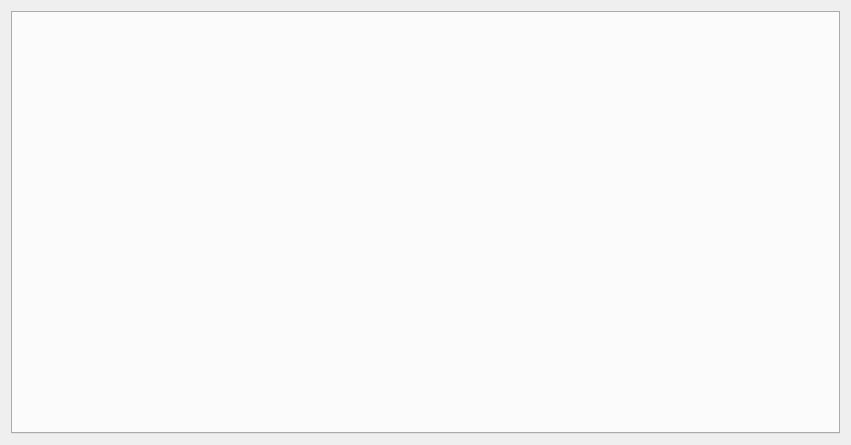
<?xml version="1.0" encoding="UTF-8"?>
<ui version="4.0">
 <class>SAKChartsManager</class>
 <widget class="QWidget" name="SAKChartsManager">
  <property name="geometry">
   <rect>
    <x>0</x>
    <y>0</y>
    <width>851</width>
    <height>445</height>
   </rect>
  </property>
  <property name="windowTitle">
   <string>数据图表</string>
  </property>
  <layout class="QGridLayout" name="gridLayout">
   <item row="0" column="0">
    <widget class="QTabWidget" name="tabWidget">
     <property name="currentIndex">
      <number>-1</number>
     </property>
    </widget>
   </item>
  </layout>
 </widget>
 <resources/>
 <connections/>
</ui>
